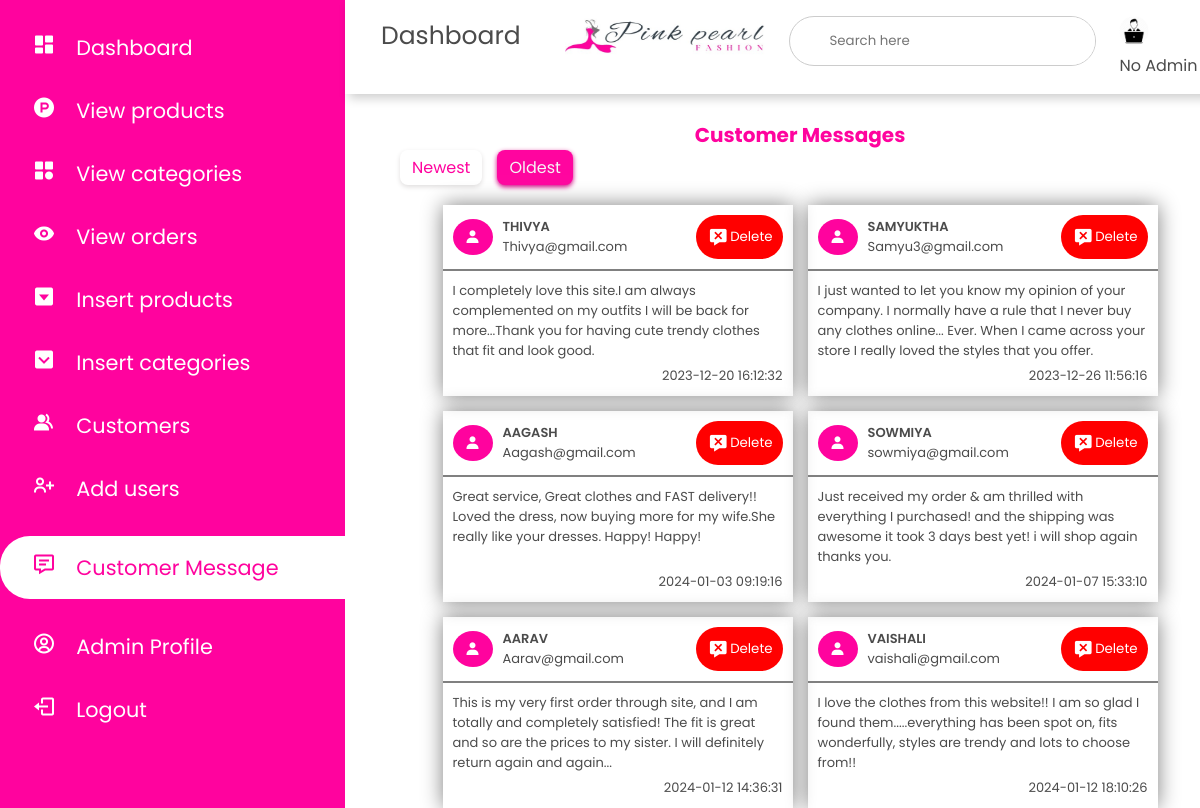
The app's page /admin_area/view_message.php?orderby=oldest with its own data.
### tables this page shows
CREATE TABLE `messages` (
  `msg_id` int(11) NOT NULL,
  `name` varchar(20) NOT NULL,
  `email` varchar(25) NOT NULL,
  `message` text NOT NULL,
  `date` datetime NOT NULL
);

### admin_area/view_message.php (the view, shortened to what this page needs)
<?php
include('../includes/dbconnection.php');
$orderby = 'newest';
if (isset($_GET['orderby'])) {
    $orderby = $_GET['orderby'];
}
if ($orderby == 'newest') {
    $messageResult = mysqli_query($connection, 'select * from messages order by date desc limit 5');
} else if ($orderby == 'oldest') {
    $messageResult = mysqli_query($connection, "select * from messages order by date asc");
}
?>
<!DOCTYPE html>
<html lang="en">
<head>
    <link rel="stylesheet" href="style.css" type="text/css">
    <link rel="stylesheet" href="https://maxst.icons8.com/vue-static/landings/line-awesome/line-awesome/1.3.0/css/line-awesome.min.css">
    <link rel="stylesheet" href="https://unpkg.com/boxicons@2.1.4/css/boxicons.min.css">
</head>
<body>
    <div class="sidebar">
        <div class="sidebar-menu">
            <ul>
                <li>
                    <a href="index.php"><i class='bx bxs-dashboard'></i>
                        <span>Dashboard</span></a>
                </li>
                <li>
                    <a href="view_products.php"><i class='bx bxl-product-hunt'></i>
                        <span>View products</span></a>
                </li>
                <li>
                    <a href="view_categories.php"><i class='bx bxs-category'></i>
                        <span>View categories</span></a>
                </li>
                <li>
                    <a href="view_orders.php"><i class='bx bxs-show'></i>
                        <span>View orders</span></a>
                </li>
                <li>
                    <a href="insert_products.php"><i class='bx bxs-caret-down-square'></i>
                        <span>Insert products</span></a>
                </li>
                <li>
                    <a href="insert_categories.php"><i class='bx bxs-chevron-down-square'></i>
                        <span>Insert categories</span></a>
                </li>
                <li>
                    <a href="view_customers.php"><i class='bx bxs-group'></i>
                        <span>Customers</span></a>
                </li>
                <li>
                    <a href="add_user.php"><i class='bx bx-user-plus'></i>
                        <span>Add users</span></a>
                </li>
                <li class="active">
                    <a href="view_message.php"><i class='bx bx-message-detail'></i>
                        <span>Customer Message</span></a>
                </li>
                <li>
                    <a href="admin_profile.php"><i class='bx bx-user-circle'></i>
                        <span>Admin Profile</span></a>
                </li>
                <li>
                    <a href="logout.php"><i class='bx bx-log-out'></i>
                        <span>Logout</span></a>
                </li>
            </ul>
        </div>
    </div>
    <div class="main-content">
        <header>
            <h1>
                Dashboard
            </h1>
            <div class="sidebar-brand">
                <img src="pearl.jpg" alt="">
            </div>
            <div class="search-wrapper">
                <input type="search" placeholder="Search here">
            </div>
            <div class="user-wrapper">
                <img src="Admin.png" width="30px" height="30px" alt="">
                <h4><?php
                    if (empty($fetch['name'])) {
                        echo "No Admin";
                    } else {
                        echo $fetch['name'];
                    }
                    ?></h4>
            </div>
        </header>
    </div>
    <div class="container">
        <h4>Customer Messages</h1>
            <div class="top-header">
                <a href="view_message.php?orderby=newest"><button style="font-size: 16px;padding:5px 12px" class="<?php if ($orderby == 'oldest') echo "unactive";
                                                                                                                    else echo ""; ?>">Newest</button></a>
                <a href="view_message.php?orderby=oldest"><button style="font-size: 16px;padding:5px 12px" class="<?php if ($orderby == 'newest') echo "unactive";
                                                                                                                    else echo ""; ?>">Oldest</button></a>
            </div>
            <div class='messages-wrapper'>
                <?php
                while ($msg = mysqli_fetch_assoc($messageResult)) { ?>
                    <div class="message-box">
                        <div class="box_top">
                            <div class="profile">
                                <span class="profile_img">
                                    <i class='bx bxs-user'></i>
                                </span>
                                <span class="name_user">
                                    <span style="font-weight: 600;text-transform:uppercase;"><?php echo $msg['name'] ?></span>
                                    <span><?php echo $msg['email'] ?></span>
                                </span>
                            </div>
                            <a href="view_message.php?del_msg=<?php echo $msg['msg_id'] ?>"><button type='submit' name="delete_msg" class="delete"><i class='bx bxs-message-x'></i>Delete</button></a>
                        </div>
                        <div class="comments">
                            <?php echo $msg['message'] ?>
                        </div>
                        <div class="date">
                            <?php echo $msg['date'] ?>
                        </div>
                    </div>
                <?php
                }
                ?>
            </div>
    </div>
</body>
</html>

### admin_area/style.css (style rules this page uses)
* { margin: 0; padding: 0; box-sizing: border-box; font-family: 'Poppins', sans-serif; font-weight: 400; text-decoration: none; list-style-type: none; color: var(--black); outline: none; }
:root { --white: white; --black: rgb(75, 75, 75); --grey: rgb(173, 173, 173); --lightpink: rgb(255, 227, 232); --pink: #FF039E; }
.sidebar { width:345px; position:fixed; left:0; top:0; height:100%; background:var(--pink) ; z-index:100; transition:width 300ms; }
.sidebar-brand img { width: 200px; height: 40px; margin-left: 20px; }
.sidebar-menu li { width:100%; margin-bottom: 1.3rem; padding-left: 2rem; margin-top:2rem ; }
.sidebar-menu a span { color:var(--white); font-size:1.3rem; }
.sidebar-menu a i { color:var(--white); font-size: 1.5rem; padding-right: 1rem; }
.sidebar-menu .active { background: var(--white); padding-top : 1rem; padding-bottom: 1rem; border-radius:30px 0px 0px 30px; }
.active a i,.active a span { color:var(--pink); }
.main-content { transition:margin-left 300ms; margin-left:345px; }
header { background: #fff; display:flex; justify-content: space-between; padding:1rem; box-shadow: 4px 4px 10px rgba(0,0,0,0.2); position:fixed; left:345px; width:78%; top:0; z-index:100; transition:width 300ms; }
header h1 { font-size: 25px; margin-left: 20px; margin-top:1px; }
.search-wrapper { border:1px solid #ccc; border-radius: 30px; height:50px; display:flex; align-items: center; overflow-x: hidden; }
.search-wrapper input { height:100%; padding:.5rem; border:none; outline:none; }
.user-wrapper img { border-radius: 50%; margin-right: 0rem; }
.user-wrapper h4 { margin-bottom: 0rem !important; }
.sidebar-menu { margin-top:2rem; }

### admin_area/view_message.php (style rules this page uses)
.container h4 { color: #FF039E; text-align: center; }
header { background: #fff; display: flex; justify-content: space-between; padding: 1rem; box-shadow: 4px 4px 10px rgba(0, 0, 0, 0.2); position: fixed; left: 345px; width: 78%; top: 0; z-index: 100; }
.container { margin-top: 120px; margin-left: 400px; }
.container h4 { text-align: center; font-weight: bolder; font-size: 20px; }
.container .top-header { display: flex; align-items: center; gap: 15px; }
.container .top-header button { background-color: hsl(323, 100%, 51%); color: whitesmoke; border-radius: 8px; box-shadow: 0 2px 5px hsl(323, 100%, 41%); border: none; cursor: pointer; }
.container .top-header button.unactive { background-color: transparent; box-shadow: 0 2px 5px hwb(0 87% 12%); color: #FF039E; }
.container .messages-wrapper { display: grid; grid-template-columns: repeat(auto-fit, 350px); justify-content: center; margin-top: 20px; gap: 15px; }
.container .messages-wrapper .message-box { display: flex; flex-direction: column; box-shadow: 0 0 20px grey; transition: 0.3s; cursor: pointer; }
.container .messages-wrapper .message-box .box_top { display: flex; align-items: center; justify-content: space-between; padding: 10px; border-bottom: 2px solid grey; }
.container .messages-wrapper .message-box .box_top .profile { display: flex; align-items: center; gap: 10px; }
.container .messages-wrapper .message-box .box_top .profile i { background-color: #FF039E; color: white; border-radius: 50%; padding: 10px 12px; }
.container .messages-wrapper .message-box .box_top .profile .name_user { display: flex; flex-direction: column; gap: 0; }
.container .messages-wrapper .message-box .box_top .profile .name_user span { font-size: 13px; }
.container .messages-wrapper .message-box .comments { padding: 10px 10px 5px; font-size: 13px; flex: 1; }
.container .messages-wrapper .message-box .date { padding: 0 10px 10px; font-size: 13px; text-align: right; }
.container .messages-wrapper .message-box .box_top .delete { display: flex; align-items: center; justify-content: space-between; padding: 10px; background-color:hsl(0, 100%, 50%); color:white; border:none; border-radius: 40px; cursor: pointer; }
.container .messages-wrapper .message-box .box_top .delete i { color:#fff; padding:2px; font-size: 20px; }

### records on screen
messages: name "THIVYA", email "Thivya@gmail.com", message "I completely love this site.I am always complemented on my outfits I will be back for more...Thank you for having cute trendy clothes that fit and look good.", date "2023-12-20 16:12:32"
messages: name "SAMYUKTHA", email "Samyu3@gmail.com", message "I just wanted to let you know my opinion of your company. I normally have a rule that I never buy any clothes online... Ever. When I came across your store I really loved the styles that you offer.", date "2023-12-26 11:56:16"
messages: name "AAGASH", email "Aagash@gmail.com", message "Great service, Great clothes and FAST delivery!! Loved the dress, now buying more for my wife.She really like your dresses. Happy! Happy!", date "2024-01-03 09:19:16"
messages: name "SOWMIYA", email "sowmiya@gmail.com", message "Just received my order & am thrilled with everything I purchased! and the shipping was awesome it took 3 days best yet! i will shop again thanks you.", date "2024-01-07 15:33:10"
messages: name "AARAV", email "Aarav@gmail.com", message "This is my very first order through site, and I am totally and completely satisfied! The fit is great and so are the prices to my sister. I will definitely return again and again...", date "2024-01-12 14:36:31"
messages: name "VAISHALI", email "vaishali@gmail.com", message "I love the clothes from this website!! I am so glad I found them.....everything has been spot on, fits wonderfully, styles are trendy and lots to choose from!!", date "2024-01-12 18:10:26"
